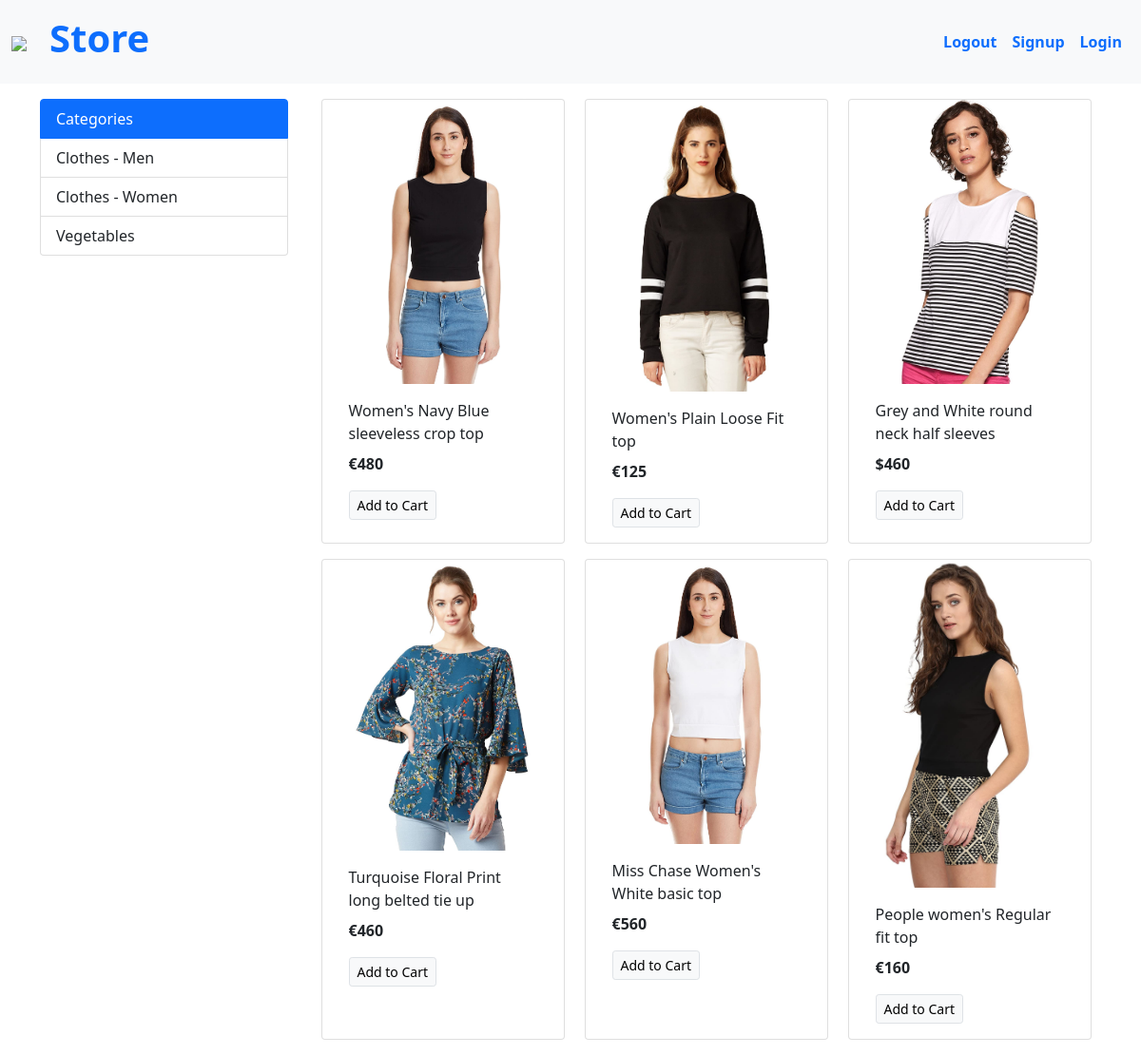
The app's page /?category=2 with its own data.
### store/models/category.py (models this page shows, shortened)
class Category(models.Model):
    name = models.CharField(max_length=50)
    @staticmethod
    def get_all_categories():
        return Category.objects.all()

### store/models/product.py (models this page shows, shortened)
class Product(models.Model):
    name = models.CharField(max_length=50)
    price = models.CharField(max_length=50, default='$0')
    category = models.ForeignKey(Category, on_delete=models.CASCADE, default=1)
    descriptions = models.CharField(max_length=200, default='', null=True, blank=True)
    image = models.ImageField(upload_to='media/products/')
    @staticmethod
    def get_all_products_by_id(category_id):
        if category_id:
            return Product.objects.filter(category = category_id)
        else:
            return Product.get_all_products

### store/views.py (the view)
# urls.py: path('', views.index, name='homepage'),
def index(request):
    products = None
    categories = Category.get_all_categories()
    categoryID = request.GET.get('category')
    if categoryID:
        products = Product.get_all_products_by_id(categoryID)
    else:
        products = Product.get_all_products()
    data = {}
    data['products'] = products
    data['categories'] = categories
    return render(request, 'index.html', data)

### store/templates/index.html
{% extends "base.html" %}
{% block content %}
<div class="container fluid mt-3">
  <div class="row">
    <div class="col-lg-3 mx-auto">
      <div class="list-group">
        <a href="#" class="list-group-item list-group-item-action active">Categories</a>
        {% for category in categories %}
        <a href="/?category={{category.id}}" class="list-group-item list-group-item-action">{{category.name}}</a>
        {% endfor %}
      </div>
    </div>
    <div id="products" class="col-lg-9 mx-auto">
      <div class="row mx-auto">
        {% for product in products %}
        <div class="card mx-auto mb-3" style="width: 16rem;">
          <img class="card-img-top" src="{{product.image.url}}" alt="...">
          <div class="card-body">
            <p class="card-title">{{product.name}}</p>
            <p class="card-text"><b>{{product.price}}</b></p>
            <a href="#" class="btn btn-light border btn-sm">Add to Cart</a>
          </div>
        </div>
        {% endfor %}
      </div>
    </div>
  </div>
</div>
{% endblock %}

### records on screen
Category: name "Clothes - Men"
Category: name "Clothes - Women"
Category: name "Vegetables"
Product: image (picture), name "Women's Navy Blue sleeveless crop top", price "€480"
Product: image (picture), name "Women's Plain Loose Fit top", price "€125"
Product: image (picture), name "Grey and White round neck half sleeves", price "$460"
Product: image (picture), name "Turquoise Floral Print long belted tie up", price "€460"
Product: image (picture), name "Miss Chase Women's White basic top", price "€560"
Product: image (picture), name "People women's Regular fit top", price "€160"
